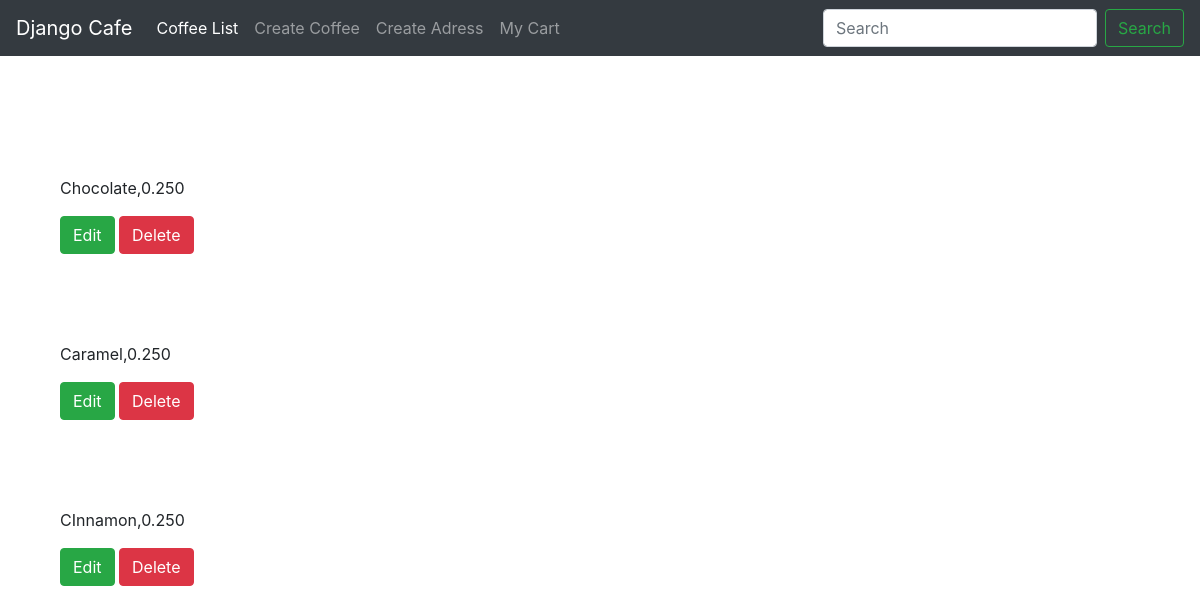
Page /coffee/powderlist/ on the committed database.
### coffee/models.py (models this page shows, shortened)
class Powder(models.Model):
	name = models.CharField(max_length=20)
	price = models.DecimalField(max_digits=6, decimal_places=3)

### coffee/views.py (the view)
def powder_list(request):
	object_list = Powder.objects.all()
	context = {
	"object_list": object_list
	}
	return render(request, 'powder_list.html', context)

### coffee/templates/powder_list.html
{% extends "base.html" %}
{% block content %}
{% for object in object_list %}
	<div class="col-sm-6">
	<br><br><br>
				<p>{{object.name}},{{object.price}}</p>
				<p>
				  <a href="{% url 'coffee:powderupdate' post_id=object.id %}" class="btn btn-success">Edit</a>
				  <a href="{% url 'coffee:powderdelete' post_id=object.id %}" class="btn btn-danger">Delete</a>
				</p>
			</div>
{% endfor %}
{% endblock content %}

### rows in the picture
Powder: name "Chocolate", price "0.250"
Powder: name "Caramel", price "0.250"
Powder: name "CInnamon", price "0.250"
